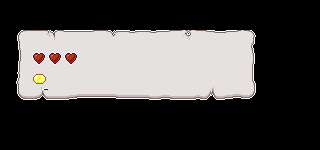

A level layout from a 2D game, rendered from its tile map. Below: a short description, then the map file with its tile-grid data intact:
An orthogonal 20x15 tile map with 16x10 px tiles, 2 tile layers (Capa de Patrones 1, objetos), 3 tilesets.

<map version="1.0" tiledversion="1.1.6" orientation="orthogonal" renderorder="right-down" width="20" height="15" tilewidth="16" tileheight="10" infinite="0" nextobjectid="1">
 <tileset firstgid="1" name="font" tilewidth="16" tileheight="10" tilecount="210" columns="15">
  <image source="../gfx/font.png" width="240" height="144" />
 </tileset>
 <tileset firstgid="211" name="Inner" tilewidth="16" tileheight="10" tilecount="1600" columns="40">
  <image source="../gfx/Inner.png" width="640" height="400" />
 </tileset>
 <tileset firstgid="1811" name="objects" tilewidth="16" tileheight="10" tilecount="1056" columns="33">
  <image source="../gfx/objects.png" width="528" height="320" />
 </tileset>
 <layer name="Capa de Patrones 1" width="20" height="15">
  <data encoding="csv">
0,0,0,0,0,0,0,0,0,0,0,0,0,0,0,0,0,0,0,0,
0,0,0,0,0,0,0,0,0,0,0,0,0,0,0,0,0,0,0,0,
0,0,0,0,0,0,0,0,0,0,0,0,0,0,0,0,0,0,0,0,
0,76,77,78,79,80,81,82,83,84,85,86,87,88,89,90,0,0,0,0,
0,91,92,93,94,95,96,97,98,99,100,101,102,103,104,105,0,0,0,0,
0,106,107,108,109,110,111,112,113,114,115,116,117,118,119,120,0,0,0,0,
0,121,122,123,124,125,126,127,128,129,130,131,132,133,134,135,0,0,0,0,
0,136,137,138,139,140,141,142,143,144,145,146,147,148,149,150,0,0,0,0,
0,151,152,153,154,155,156,157,158,159,160,161,162,163,164,165,0,0,0,0,
0,166,167,168,169,170,171,172,173,174,175,176,177,178,179,180,0,0,0,0,
0,0,0,0,0,0,0,0,0,0,0,0,0,0,0,0,0,0,0,0,
0,0,0,0,0,0,0,0,0,0,0,0,0,0,0,0,0,0,0,0,
0,0,0,0,0,0,0,0,0,0,0,0,0,0,0,0,0,0,0,0,
0,0,0,0,0,0,0,0,0,0,0,0,0,0,0,0,0,0,0,0,
0,0,0,0,0,0,0,0,0,0,0,0,0,0,0,0,0,0,0,0
</data>
 </layer>
 <layer name="objetos" width="20" height="15">
  <data encoding="csv">
0,0,0,0,0,0,0,0,0,0,0,0,0,0,0,0,0,0,0,0,
0,0,0,0,0,0,0,0,0,0,0,0,0,0,0,0,0,0,0,0,
0,0,0,0,0,0,0,0,0,0,0,0,0,0,0,0,0,0,0,0,
0,0,0,0,0,0,0,0,0,0,0,0,0,0,0,0,0,0,0,0,
0,0,0,0,0,0,0,0,0,0,0,0,0,0,0,0,0,0,0,0,
0,0,1815,1815,1815,0,0,0,0,0,0,0,0,0,0,0,0,0,0,0,
0,0,1848,1848,1848,0,0,0,0,0,0,0,0,0,0,0,0,0,0,0,
0,0,2075,0,0,0,0,0,0,0,0,0,0,0,0,0,0,0,0,0,
0,0,2108,0,0,0,0,0,0,0,0,0,0,0,0,0,0,0,0,0,
0,0,0,0,0,0,0,0,0,0,0,0,0,0,0,0,0,0,0,0,
0,0,0,0,0,0,0,0,0,0,0,0,0,0,0,0,0,0,0,0,
0,0,0,0,0,0,0,0,0,0,0,0,0,0,0,0,0,0,0,0,
0,0,0,0,0,0,0,0,0,0,0,0,0,0,0,0,0,0,0,0,
0,0,0,0,0,0,0,0,0,0,0,0,0,0,0,0,0,0,0,0,
0,0,0,0,0,0,0,0,0,0,0,0,0,0,0,0,0,0,0,0
</data>
 </layer>
</map>
